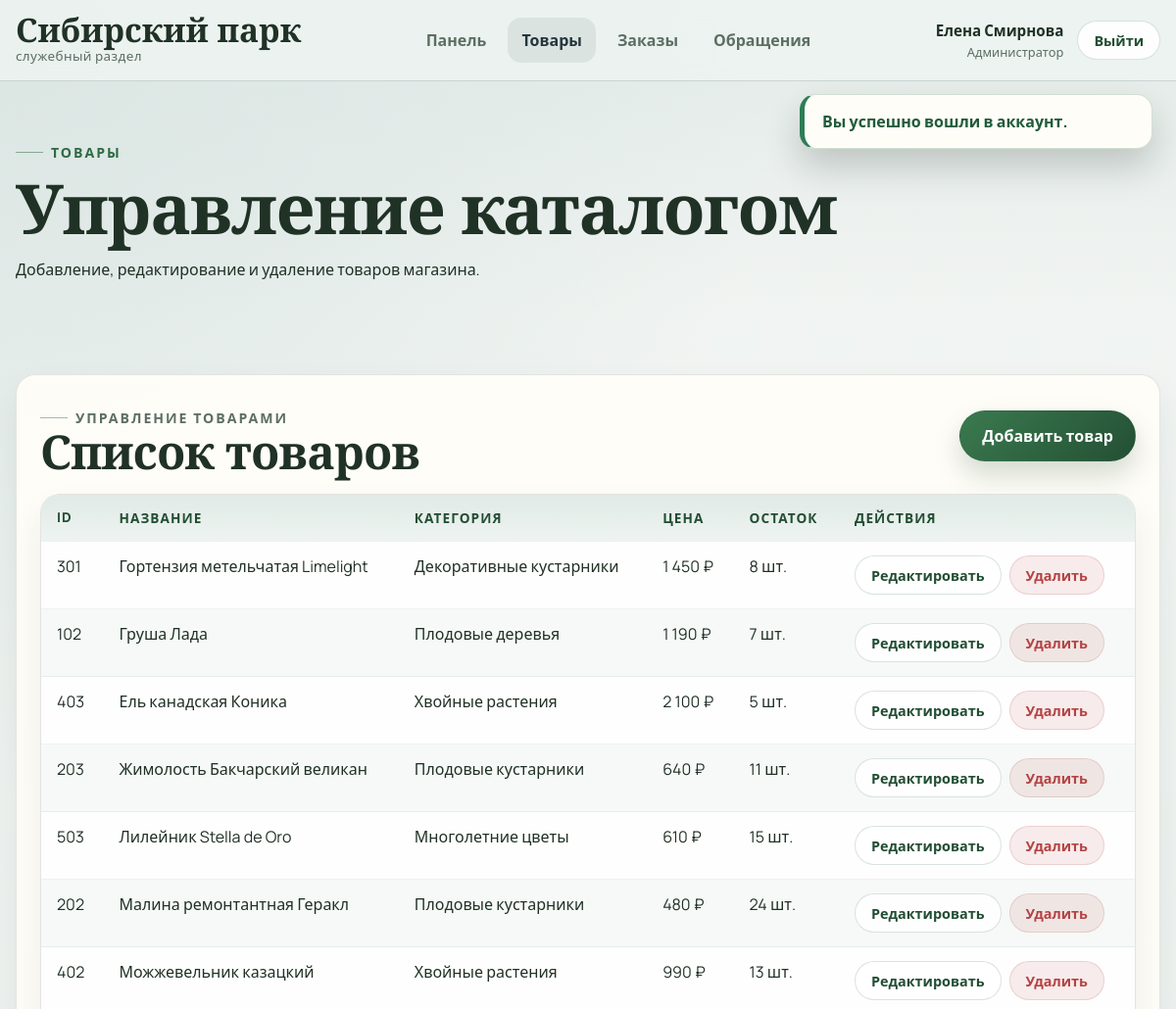
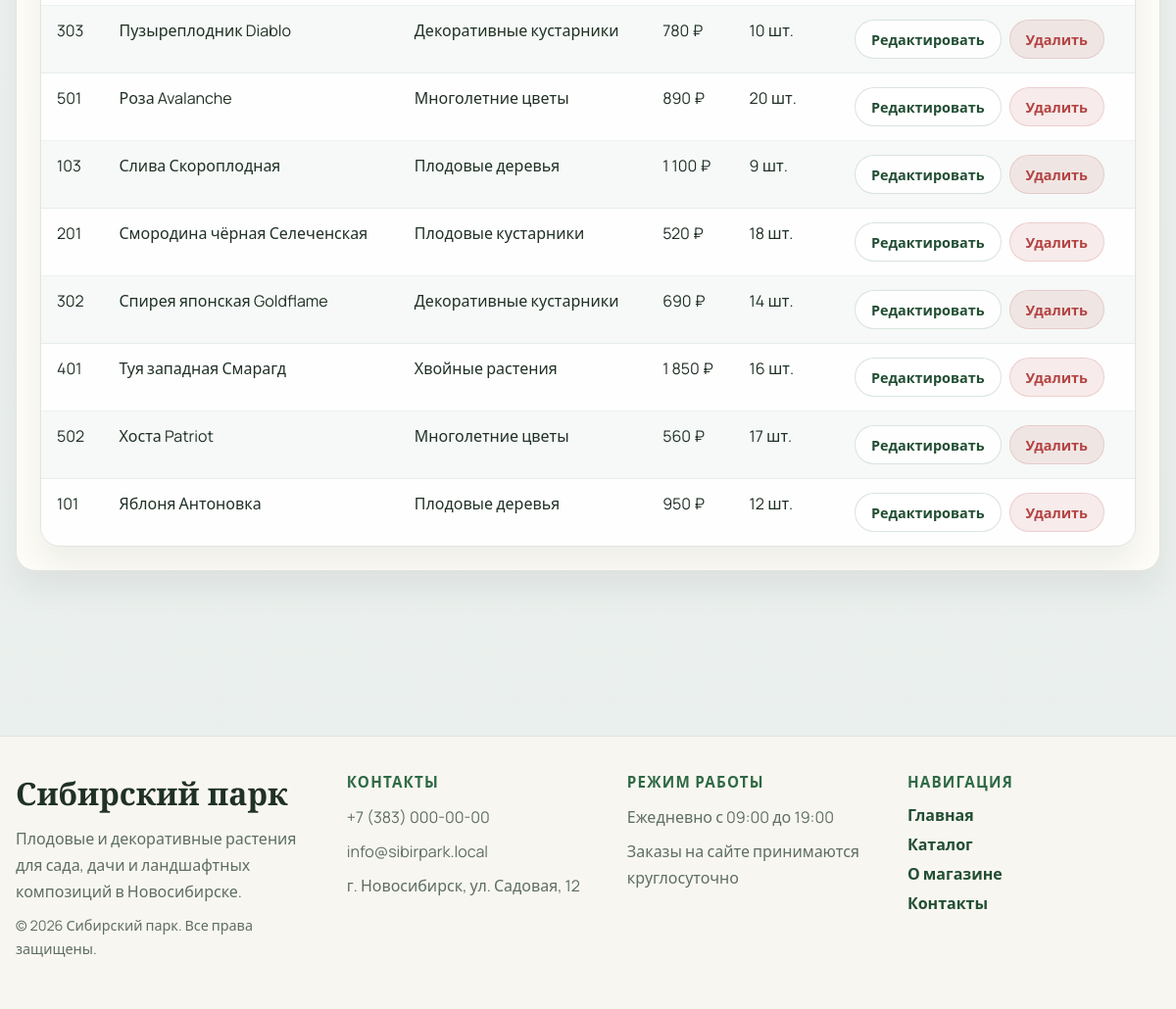
/admin/products.php (signed in), run on the app's committed database (2 pictures, top to bottom).
### tables this page shows
CREATE TABLE `products` (
    `id` INT UNSIGNED NOT NULL AUTO_INCREMENT,
    `category_id` INT UNSIGNED NOT NULL,
    `name` VARCHAR(190) NOT NULL,
    `description` TEXT NOT NULL,
    `price` DECIMAL(10, 2) NOT NULL DEFAULT 0.00,
    `image` VARCHAR(255) DEFAULT NULL,
    `stock` INT NOT NULL DEFAULT 0,
    `is_featured` TINYINT(1) NOT NULL DEFAULT 0,
    `created_at` TIMESTAMP NOT NULL DEFAULT CURRENT_TIMESTAMP,
    PRIMARY KEY (`id`),
    KEY `idx_products_category` (`category_id`),
    CONSTRAINT `fk_products_category`
        FOREIGN KEY (`category_id`) REFERENCES `categories` (`id`)
        ON DELETE RESTRICT ON UPDATE CASCADE
);

CREATE TABLE `categories` (
    `id` INT UNSIGNED NOT NULL AUTO_INCREMENT,
    `slug` VARCHAR(120) NOT NULL,
    `name` VARCHAR(150) NOT NULL,
    `description` TEXT NOT NULL,
    `image` VARCHAR(255) DEFAULT NULL,
    PRIMARY KEY (`id`),
    UNIQUE KEY `uniq_categories_slug` (`slug`)
);

### includes/functions.php (called while the page is built, shortened)
<?php
function app_root_url(): string
{
    static $baseUrl = null;
    if ($baseUrl !== null) {
        return $baseUrl;
    }
    $scriptName = str_replace('\\', '/', $_SERVER['SCRIPT_NAME'] ?? '');
    $baseUrl = preg_replace('#/admin/.*$#', '', $scriptName);
    $baseUrl = preg_replace('#/[^/]+\.php$#', '', $baseUrl);
    return $baseUrl ?: '';
}
function url(string $path = ''): string
{
    $base = app_root_url();
    $path = ltrim($path, '/');
    return ($base !== '' ? $base : '') . '/' . $path;
}
function e(?string $value): string
{
    return htmlspecialchars((string) $value, ENT_QUOTES | ENT_SUBSTITUTE, 'UTF-8');
}
function format_price(float|int|string $value): string
{
    return number_format((float) $value, 0, ',', ' ') . ' ₽';
}
function fetch_products(PDO $pdo, array $filters = []): array
{
    $sql = '
        SELECT p.*, c.name AS category_name, c.slug AS category_slug
        FROM products p
        LEFT JOIN categories c ON c.id = p.category_id
        WHERE 1 = 1
    ';
    $params = [];
    $sort = $filters['sort'] ?? 'name_asc';
    $sql .= match ($sort) {
        'price_asc' => ' ORDER BY p.price ASC, p.name ASC ',
        'price_desc' => ' ORDER BY p.price DESC, p.name ASC ',
        'name_desc' => ' ORDER BY p.name DESC ',
        default => ' ORDER BY p.name ASC ',
    };
    $statement = $pdo->prepare($sql);
    $statement->execute($params);
    return $statement->fetchAll();
}

### admin/products.php (the view, shortened to what this page needs)
<?php
require_once __DIR__ . '/../config/db.php';
require_once __DIR__ . '/../includes/functions.php';
$pdo = db();
$products = fetch_products($pdo, ['sort' => 'name_asc']);
require_once __DIR__ . '/../includes/header.php';
?>
<main class="page-main">
    <section class="page-banner compact admin-banner">
        <div class="container">
            <p class="eyebrow">Товары</p>
            <h1>Управление каталогом</h1>
            <p>Добавление, редактирование и удаление товаров магазина.</p>
        </div>
    </section>
    <section class="section">
        <div class="container">
            <section class="admin-section card">
                <div class="admin-header">
                    <div>
                        <p class="eyebrow">Управление товарами</p>
                        <h2>Список товаров</h2>
                    </div>
                    <a class="btn btn-primary" href="<?= e(url('admin/product-create.php')) ?>">Добавить товар</a>
                </div>
                <div class="table-card card admin-table-shell">
                    <div class="admin-table-scroll">
                        <table class="admin-table-data admin-table-data--products">
                            <thead>
                                <tr>
                                    <th>ID</th>
                                    <th>Название</th>
                                    <th>Категория</th>
                                    <th>Цена</th>
                                    <th>Остаток</th>
                                    <th>Действия</th>
                                </tr>
                            </thead>
                            <tbody>
                                <?php foreach ($products as $product): ?>
                                    <tr>
                                        <td class="cell-nowrap"><?= (int) $product['id'] ?></td>
                                        <td class="cell-text"><?= e($product['name']) ?></td>
                                        <td class="cell-text"><?= e($product['category_name']) ?></td>
                                        <td class="cell-nowrap"><?= e(format_price((float) $product['price'])) ?></td>
                                        <td class="cell-nowrap"><?= (int) $product['stock'] ?> шт.</td>
                                        <td>
                                            <div class="table-actions table-actions--compact">
                                                <a class="btn btn-secondary btn-small" href="<?= e(url('admin/product-edit.php?id=' . (int) $product['id'])) ?>">Редактировать</a>
                                                <form method="post" onsubmit="return confirm('Удалить товар из каталога?');">
                                                    <button class="btn btn-danger btn-small" type="submit">Удалить</button>
                                                </form>
                                            </div>
                                        </td>
                                    </tr>
                                <?php endforeach; ?>
                            </tbody>
                        </table>
                    </div>
                </div>
            </section>
        </div>
    </section>
</main>
<?php require_once __DIR__ . '/../includes/footer.php'; ?>

### assets/css/variables.css (style rules this page uses)
:root { --color-bg: #f5f1e8; --color-surface: #fffdf8; --color-surface-strong: #ffffff; --color-surface-soft: #eef4ea; --color-primary: #2f6a45; --color-primary-dark: #224e33; --color-primary-soft: #dfeedd; --color-accent: #b46d32; --color-text: #203126; --color-text-muted: #5d6e63; --color-border: rgba(47, 106, 69, 0.14); --color-danger: #b44343; --color-success: #2d7d55; --shadow-soft: 0 18px 45px rgba(39, 62, 48, 0.08); --shadow-card: 0 12px 30px rgba(44, 71, 55, 0.1); --shadow-deep: 0 28px 70px rgba(31, 48, 37, 0.16); --glass-surface: rgba(255, 253, 248, 0.72); --radius-sm: 14px; --radius-md: 20px; --radius-lg: 28px; --radius-pill: 999px; --container: 1200px; --transition: 0.25s ease; }

### assets/css/base.css (style rules this page uses)
*, *::before, *::after { box-sizing: border-box; }
html { scroll-behavior: smooth; }
body { margin: 0; font-family: "Manrope", "Segoe UI", sans-serif; color: var(--color-text); background: radial-gradient(circle at top left, rgba(223, 238, 221, 0.92), transparent 28%), radial-gradient(circle at top right, rgba(180, 109, 50, 0.1), transparent 18%), linear-gradient(180deg, #f8f5ee 0%, #f2ece0 48%, #eef2ea 100%); }
a { color: inherit; text-decoration: none; }
button, input, textarea, select { font: inherit; }
button { cursor: pointer; }
main { min-height: calc(100vh - 220px); }
.container { width: min(100% - 32px, var(--container)); margin: 0 auto; }
.section { padding: 64px 0; }
.page-main { padding-bottom: 48px; }
.page-banner { position: relative; overflow: hidden; padding: 56px 0 24px; background: linear-gradient(rgba(26, 52, 38, 0.48), rgba(26, 52, 38, 0.36)), url("../images/placeholders/foliage-banner.svg") center/cover no-repeat; }
.page-banner.compact { padding-bottom: 12px; }
.page-banner .container { position: relative; z-index: 1; padding: 30px 32px; border-radius: var(--radius-lg); border: 1px solid rgba(255, 255, 255, 0.18); background: rgba(250, 248, 243, 0.72); backdrop-filter: blur(18px); box-shadow: var(--shadow-deep); }
.page-banner h1, .hero-copy h1, .section-heading h2, .auth-info h1, .product-main h1, .summary-card h2, .form-card h2, .admin-section h2, .profile-card h2 { margin: 0; font-family: "Cormorant Garamond", Georgia, serif; font-weight: 700; line-height: 0.95; letter-spacing: -0.02em; }
.page-banner h1, .auth-info h1, .product-main h1 { font-size: clamp(2.7rem, 6vw, 4.4rem); }
.section-heading h2, .summary-card h2, .form-card h2, .admin-section h2, .profile-card h2 { font-size: clamp(2.15rem, 4vw, 3.2rem); }
p, li { line-height: 1.7; }
.eyebrow { display: inline-flex; align-items: center; gap: 8px; margin: 0 0 12px; color: var(--color-primary); font-size: 0.88rem; font-weight: 800; letter-spacing: 0.14em; text-transform: uppercase; }
.eyebrow::before { content: ""; width: 28px; height: 1px; background: currentColor; opacity: 0.5; }
.card { background: rgba(255, 253, 248, 0.95); border: 1px solid var(--color-border); border-radius: var(--radius-md); box-shadow: var(--shadow-soft); }

### data on the page
products: id "301", name "Гортензия метельчатая Limelight", category.name "Декоративные кустарники", price "1 450 ₽", stock "8"
products: id "102", name "Груша Лада", category.name "Плодовые деревья", price "1 190 ₽", stock "7"
products: id "403", name "Ель канадская Коника", category.name "Хвойные растения", price "2 100 ₽", stock "5"
products: id "203", name "Жимолость Бакчарский великан", category.name "Плодовые кустарники", price "640 ₽", stock "11"
products: id "503", name "Лилейник Stella de Oro", category.name "Многолетние цветы", price "610 ₽", stock "15"
products: id "202", name "Малина ремонтантная Геракл", category.name "Плодовые кустарники", price "480 ₽", stock "24"
products: id "402", name "Можжевельник казацкий", category.name "Хвойные растения", price "990 ₽", stock "13"
products: id "303", name "Пузыреплодник Diablo", category.name "Декоративные кустарники", price "780 ₽", stock "10"
products: id "501", name "Роза Avalanche", category.name "Многолетние цветы", price "890 ₽", stock "20"
products: id "103", name "Слива Скороплодная", category.name "Плодовые деревья", price "1 100 ₽", stock "9"
products: id "201", name "Смородина чёрная Селеченская", category.name "Плодовые кустарники", price "520 ₽", stock "18"
products: id "302", name "Спирея японская Goldflame", category.name "Декоративные кустарники", price "690 ₽", stock "14"
products: id "401", name "Туя западная Смарагд", category.name "Хвойные растения", price "1 850 ₽", stock "16"
products: id "502", name "Хоста Patriot", category.name "Многолетние цветы", price "560 ₽", stock "17"
products: id "101", name "Яблоня Антоновка", category.name "Плодовые деревья", price "950 ₽", stock "12"

### other printed values
$user['name'] "Елена Смирнова"
$message['message'] "Вы успешно вошли в аккаунт."
